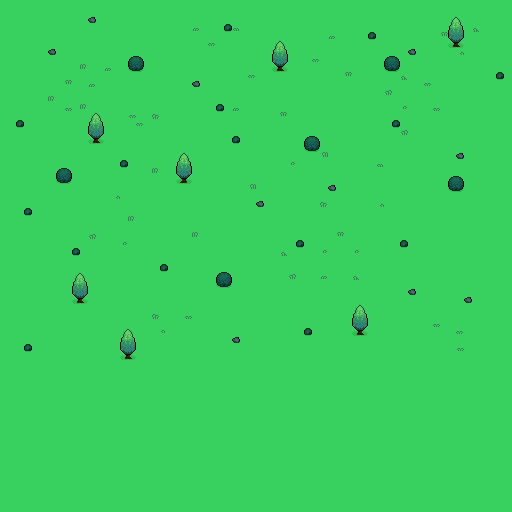

Rendered tile map (Tiled .tmx) drawn with the repository's tilesets; below, a short description and the map source with its tile grids summarised:
An orthogonal 64x64 tile map with 8x8 px tiles, 1 tile layer (Tile Layer 1).

<map version="1.0" tiledversion="1.0.3" orientation="orthogonal" renderorder="right-down" width="64" height="64" tilewidth="8" tileheight="8" nextobjectid="1">
 <tileset firstgid="1" source="tileset.tsx" />
 <layer name="Tile Layer 1" width="64" height="64">
  <data>[4096 cells, 4096 non-empty, 24 distinct tile ids]</data>
 </layer>
</map>